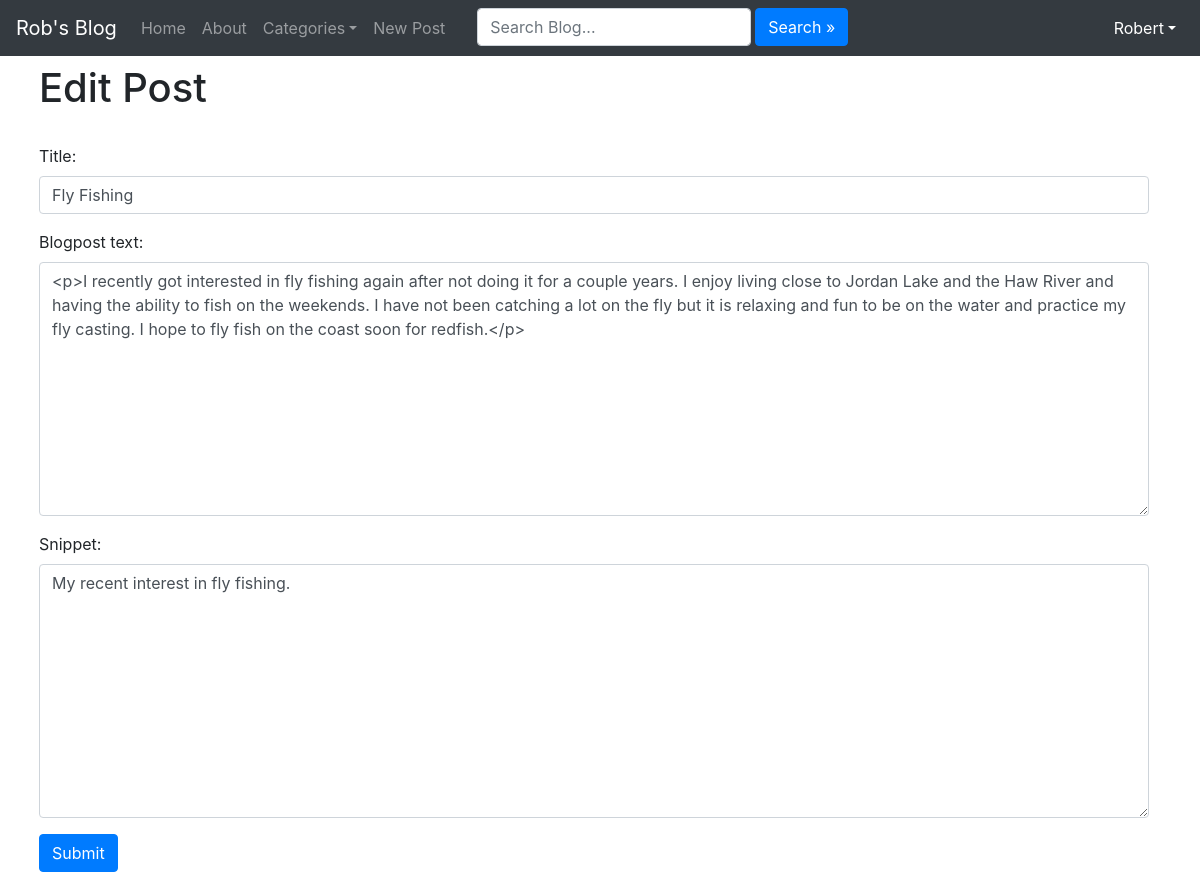
The page /posts/27/update (signed in) on the database its author committed.
### blog/models.py (models this page shows, shortened)
class BlogPost(models.Model):
    title = models.CharField(max_length=200, unique=False, default='')
    header_image = models.ImageField(null=True, blank=True, upload_to='images/')
    author = models.ForeignKey(User, on_delete=models.CASCADE)
    pub_date = models.DateTimeField(auto_now_add=True)
    updated_on = models.DateTimeField(auto_now=True)
    blogpost_text = RichTextField(blank=True, null=True)
    category = models.CharField(max_length=200, default='Coding')
    snippet = models.CharField(max_length=255, blank=True)
    likes = models.ManyToManyField(User, related_name='blog_likes', blank=True)
    status = models.IntegerField(choices=STATUS, default=0)

### blog/views.py (the view, shortened to what this page needs)
# urls.py: path('<int:pk>/update', views.UpdatePostView.as_view(), name='update'),
class UpdatePostView(generic.UpdateView):
    model = BlogPost
    form_class = UpdatePostForm
    template_name = 'blog/update_post.html'
    def get_context_data(self, *args, **kwargs):
        cat_menu = Category.objects.all()
        context = super(UpdatePostView, self).get_context_data(*args, **kwargs)
        context['cat_menu'] = cat_menu
        return context

### blog/forms.py
class UpdatePostForm(forms.ModelForm):
    class Meta:
        model = BlogPost
        fields = ('title', 'blogpost_text', 'snippet')
        widgets = {
            'title':forms.TextInput(attrs={'class': 'form-control'}),
            'blogpost_text':forms.Textarea(attrs={'class': 'form-control'}),
            'snippet':forms.Textarea(attrs={'class': 'form-control'}),
        }

### blog/models.py (called while the page is built)
    def __str__(self):
        return self.name

### blog/templates/blog/update_post.html (shortened to what this page needs)
{% extends 'blog/base.html' %}
{% block body %}
{% if user.is_authenticated %}
    {% if user.id == blogpost.author.id %}
    <div class="container ml-4 mt-2">
        <h1>Edit Post</h1>
        <br>
        <div class="form-group">
            <form action="" method="POST">
                {{ form.as_p }}
                <button class="btn btn-primary">Submit</button>
            </form>
        </div>
    </div>
    {% else %}
    <div class="container mb-4 ml-4 mt-4">
        <h3>You are not the correct user.</h3>
    </div>
    {% endif %}
{% else %}
<div class="container mb-4 ml-4 mt-4">
    <h3>You are not logged in.</h3>
</div>
{% endif %}
{% endblock %}

### blog/templates/blog/base.html (shortened to what this page needs)
<!DOCTYPE html>
<html lang="en">
<head>
    <link rel="stylesheet" href="https://cdn.jsdelivr.net/npm/bootstrap@4.0.0/dist/css/bootstrap.min.css"
>
</head>
<body>
    <nav class="navbar navbar-expand-sm navbar-dark bg-dark">
        <a class="navbar-brand" href="{% url 'blog:index' %}">Rob's Blog</a>
        <div class="collapse navbar-collapse" id="navbarsExample03">
            <ul class="navbar-nav mr-auto">
                <li class="nav-item">
                    <a class="nav-link" href="{% url 'blog:index' %}">Home<span class="sr-only">(current)</span></a>
                </li>
                <li class="nav-item">
                    <a class="nav-link" href="{% url 'blog:about' %}">About</a>
                </li>
                {% if cat_menu %}
                <li class="nav-item dropdown">
                    <a class="nav-link dropdown-toggle" href="http://example.com" id="dropdown03" data-toggle="dropdown" aria-haspopup="true" aria-expanded="false">Categories</a>
                </li>
                {% else %}
                <li class="nav-item">
                    <a class="nav-link" href="{% url 'blog:category_list' %}">Categories</a>
                </li>
                {% endif %}
                {% if user.is_authenticated %}
                <li class="nav-item">
                    <a class="nav-link" href="{% url 'blog:new_post' %}">New Post</a>
                </li>
                {% endif %}
                <li>
                    <form class="form-inline my-2 ml-4 my-md-0" method="POST" action="{% url 'blog:search_blog' %}">
                        <input class="form-control" type="search" placeholder="Search Blog..." name="searched">
                        <button class="btn btn-primary text-white my-2 mx-1 my-sm-0" type="submit">Search &raquo;</button>
                    </form>
                </li>
            </ul>
            {% if user.is_authenticated %}
            <ul class="navbar-nav ml-auto">
                <li class="nav-item dropdown">
                    <a class="nav-link dropdown-toggle active" href="#" id="navbarDropdown" role="button" data-toggle="dropdown" aria-haspopup="true" aria-expanded="false">{{ user.first_name }}</a>
                </li>
            {% endif %}
            </ul>
        </div>
    </nav>
    {% block body %} {% endblock %}
</body>
</html>

### rows shown on the page
BlogPost: title "Fly Fishing", blogpost_text "<p>I recently got interested in fly fishing again after not doing it for a couple years. I enjoy living close to Jordan Lake and the Haw River and having the ability to fish on the weekends. I have not been catching a lot on the fly but it is relaxing and fun to be on the water and practice my fly casting. I hope to fly fish on the coast soon for redfish.</p>", snippet "My recent interest in fly fishing."

### other values the page prints
{{ user.first_name }} "Robert"
